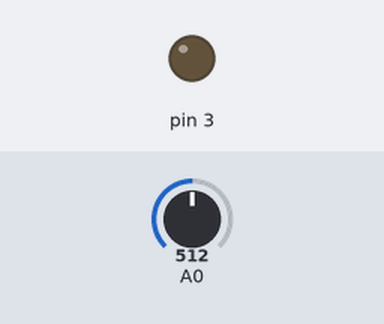
Bench run of a sketch on a simulated Arduino Uno, built with avr-gcc and run on an emulated ATmega328P. Shown: output pins drawn as LEDs (lit = HIGH). The inputs (shaded band) are chosen by the test bench; at power-on: A0 = 512.

Above: at 1.2 s.
1.3 s: A0 set to 716
At 2.4 s:
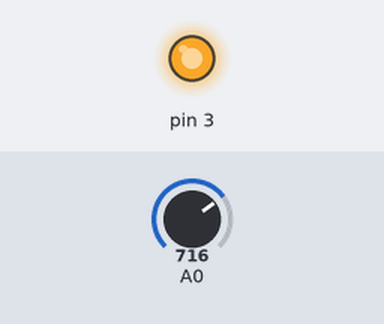
2.8 s: A0 set to 654
At 3.6 s:
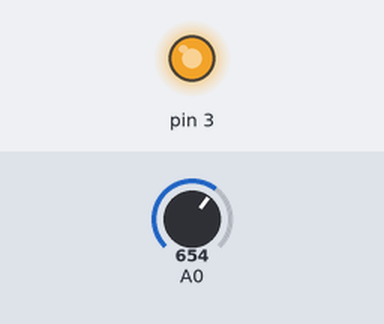
4.3 s: A0 set to 625
At 4.7 s:
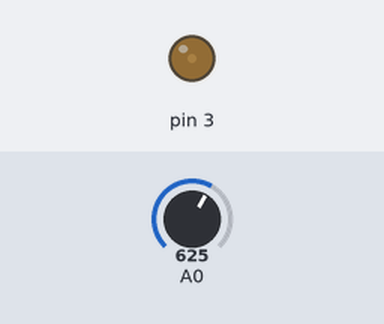
Timing chart, 0 to 7.3 s (numbered marks = the images above; inputs shaded):
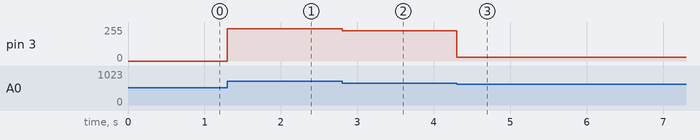

Measured:
- the behaviour switches between 643 and 642 on A0 (found by bisection; images 2 and 3)
- after the input at 1.3 s, pin 3: 0/255 → 243/255 at once
- after the input at 2.8 s, pin 3: 243/255 → 227/255 at once
- after the input at 4.3 s, pin 3: 227/255 → 27/255 at once

The sketch:

sketch_oct1a.ino
```cpp
int potenciometro;
int potenciaFinal;
void setup() {
  pinMode(3,OUTPUT);
}

void loop() {
  potenciometro = analogRead(0);
  potenciaFinal = potenciometro * 255/1023;
  analogWrite(3,potenciaFinal);
}
```
